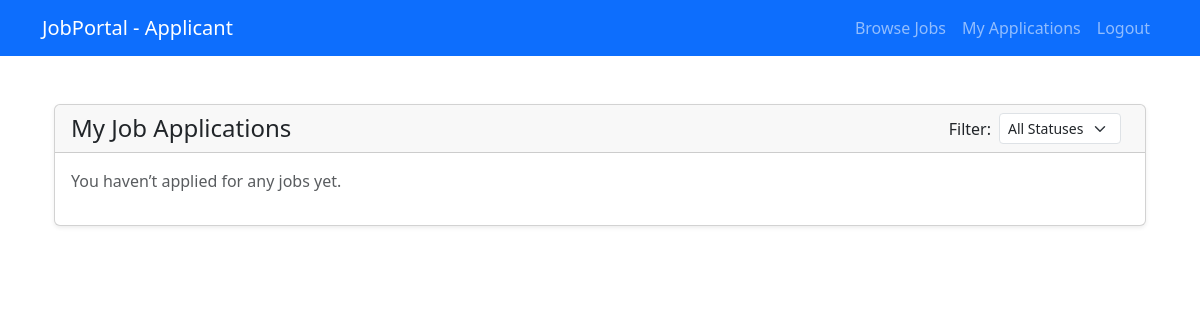
The app's page /applicant/my-applications/ (signed in), older data.
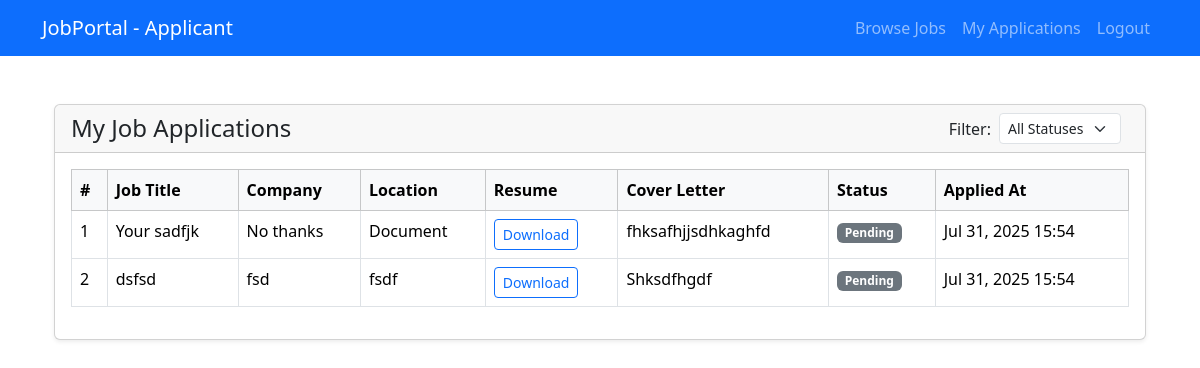
The same page, newer data.
### jobportal/models.py (models this page shows)
class Application(models.Model):
    STATUS_CHOICES = [
        ('Pending', 'Pending'),
        ('Approved', 'Approved'),
        ('Rejected', 'Rejected'),
    ]
    job = models.ForeignKey(Job, on_delete=models.CASCADE)
    applicant = models.ForeignKey(User, on_delete=models.CASCADE)
    resume = models.FileField(upload_to='resumes/')
    cover_letter = models.TextField()
    applied_at = models.DateTimeField(auto_now_add=True)
    status = models.CharField(max_length=20, choices=STATUS_CHOICES, default='Pending')

class Job(models.Model):
    title = models.CharField(max_length=100)
    company_name = models.CharField(max_length=100)
    location = models.CharField(max_length=100)
    description = models.TextField()
    posted_by = models.ForeignKey(User, on_delete=models.CASCADE)
    created_at = models.DateTimeField(auto_now_add=True)

### jobportal/views.py (the view)
# urls.py: path('applicant/my-applications/', views.my_applications, name='my_applications'),
@login_required
def my_applications(request):
    status_filter = request.GET.get('status')
    applications = Application.objects.filter(applicant=request.user)
    if status_filter in ['Pending', 'Approved', 'Rejected']:
        applications = applications.filter(status=status_filter)
    return render(request, 'applicant/my_applications.html', {
        'applications': applications,
        'status_filter': status_filter,
    })

### jobportal/templates/applicant/my_applications.html (shortened to what this page needs)
{% extends 'applicant/base.html' %}
{% load static %}
{% block content %}
<div class="container mt-5">
    <div class="card shadow-sm">
        <div class="card-header d-flex justify-content-between align-items-center">
            <h4 class="mb-0">My Job Applications</h4>
            <form method="GET" class="d-flex align-items-center">
                <label for="status" class="me-2 mb-0">Filter:</label>
                <select name="status" id="status" class="form-select form-select-sm me-2" onchange="this.form.submit()">
                    <option value="">All Statuses</option>
                </select>
            </form>
        </div>
        <div class="card-body">
            {% if applications %}
            <div class="table-responsive">
                <table class="table table-bordered table-hover">
                    <thead class="table-light">
                        <tr>
                            <th>#</th>
                            <th>Job Title</th>
                            <th>Company</th>
                            <th>Location</th>
                            <th>Resume</th>
                            <th>Cover Letter</th>
                            <th>Status</th>
                            <th>Applied At</th>
                        </tr>
                    </thead>
                    <tbody>
                        {% for app in applications %}
                        <tr>
                            <td>{{ forloop.counter }}</td>
                            <td>{{ app.job.title }}</td>
                            <td>{{ app.job.company_name }}</td>
                            <td>{{ app.job.location }}</td>
                            <td>
                                <a href="{{ app.resume.url }}" class="btn btn-sm btn-outline-primary" download>
                                    Download
                                </a>
                            </td>
                            <td>{{ app.cover_letter|truncatechars:100 }}</td>
                            <td>
                                {% if app.status == "Pending" %}
                                <span class="badge bg-secondary">Pending</span>
                                {% elif app.status == "Approved" %}
                                <span class="badge bg-success">Approved</span>
                                {% elif app.status == "Rejected" %}
                                <span class="badge bg-danger">Rejected</span>
                                {% else %}
                                <span class="badge bg-dark">Unknown</span>
                                {% endif %}
                            </td>
                            <td>{{ app.applied_at|date:"M d, Y H:i" }}</td>
                        </tr>
                        {% endfor %}
                    </tbody>
                </table>
            </div>
            {% else %}
            <p class="text-muted">You haven’t applied for any jobs yet.</p>
            {% endif %}
        </div>
    </div>
</div>
{% endblock %}

Row changes from the older to the newer data that the page shows:
added Application: job "Your sadfjk", job.company_name "No thanks", job.location "Document", cover_letter "fhksafhjjsdhkaghfd", status "Pending", applied_at "Jul 31, 2025 15:54"
added Application: job "dsfsd", job.company_name "fsd", job.location "fsdf", cover_letter "Shksdfhgdf", status "Pending", applied_at "Jul 31, 2025 15:54"
Text that changed along with them:
text no longer shown: "You haven’t applied for any jobs yet."
text now shown: "# Job Title Company Location Resume Cover Letter Status Applied At"
